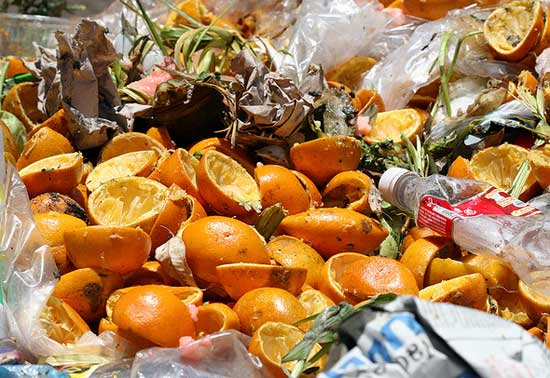
#> input picture test/1303914233589_133.jpg, 550 x 378 px; its folder holds only this picture in this run
$ python -i eda_utils.py   (imports and definitions only)   (older library calls are emulated)
#> lines starting #> are read from the running program, lines starting #| are printed output that depends on the picture
# EDA Utils: funções auxiliares para limpeza, feature engineering e análises
import os
from pathlib import Path
from typing import Dict, Tuple, List, Optional
import numpy as np

try:
    import cv2
except Exception:
    cv2 = None

from PIL import Image, ImageStat

try:
    import imagehash
except Exception:
    imagehash = None

try:
    from skimage.measure import shannon_entropy
except Exception:
    shannon_entropy = None


CLASSES = ["cardboard","glass","metal","paper","plastic","trash"]

def list_images(dataset_dir: str) -> List[Tuple[str, str]]:
    paths: List[Tuple[str, str]] = []
    base = Path(dataset_dir)
    if not base.exists():
        return paths
    for cls in CLASSES:
        cls_dir = base / cls
        if not cls_dir.exists():
            continue
        for ext in ("*.jpg","*.jpeg","*.png","*.JPG"):
            for p in cls_dir.glob(ext):
                paths.append((cls, str(p)))
    return paths


def is_image_corrupted(path: str) -> bool:
    try:
        with Image.open(path) as img:
            img.verify()
        return False
    except Exception:
        return True


def compute_phash(path: str) -> Optional[str]:
    if imagehash is None:
        return None
    try:
        with Image.open(path) as img:
            return str(imagehash.phash(img))
    except Exception:
        return None


def variance_of_laplacian(gray: np.ndarray) -> float:
    if cv2 is None:
        return float("nan")
    return float(cv2.Laplacian(gray, cv2.CV_64F).var())


def colorfulness_metric(img_bgr: np.ndarray) -> float:
    # Hasler and Süsstrunk colorfulness
    if img_bgr is None:
        return float("nan")
    b, g, r = cv2.split(img_bgr.astype("float32")) if cv2 is not None else (None, None, None)
    if b is None:
        return float("nan")
    rg = np.abs(r - g)
    yb = np.abs(0.5 * (r + g) - b)
    std_rg, std_yb = np.std(rg), np.std(yb)
    mean_rg, mean_yb = np.mean(rg), np.mean(yb)
    return float(np.sqrt(std_rg**2 + std_yb**2) + 0.3 * np.sqrt(mean_rg**2 + mean_yb**2))


def compute_features(path: str) -> Dict[str, float]:
#> called with path = '../test/1303914233589_133.jpg'
    feat: Dict[str, float] = {}
    try:
        with Image.open(path) as pil_img:
#> pil_img is the input picture: PIL image 550x378 RGB; mean R, G, B 168.4, 126.7, 83.4
            pil_img = pil_img.convert("RGB")
            w, h = pil_img.size
#> w = 550; h = 378
            feat.update({
                "width": w,
                "height": h,
                "aspect_ratio": w / h if h else float("nan"),
                "area_px": w * h,
            })
            stat = ImageStat.Stat(pil_img)
            mean_r, mean_g, mean_b = stat.mean
#> mean_r = 168.4; mean_g = 126.7; mean_b = 83.42
            std_r, std_g, std_b = stat.stddev
#> std_r = 63.17; std_g = 66.69; std_b = 74.85
            feat.update({
                "mean_r": mean_r,
                "mean_g": mean_g,
                "mean_b": mean_b,
                "std_r": std_r,
                "std_g": std_g,
                "std_b": std_b,
            })

        if cv2 is not None:
            bgr = cv2.imread(path)
            if bgr is not None:
                gray = cv2.cvtColor(bgr, cv2.COLOR_BGR2GRAY)
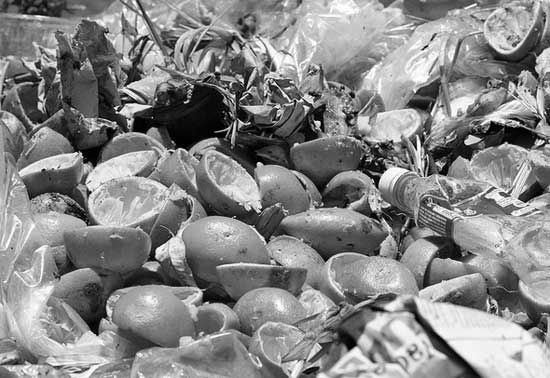
#> gray: shape (378, 550); min 0, max 255, mean 134.2
                sharp = variance_of_laplacian(gray)
#> sharp = 2275.2
                hsv = cv2.cvtColor(bgr, cv2.COLOR_BGR2HSV)
#> hsv: shape (378, 550, 3); mean H, S, V 27.8, 141.5, 170.2
                h_ch, s_ch, v_ch = cv2.split(hsv)
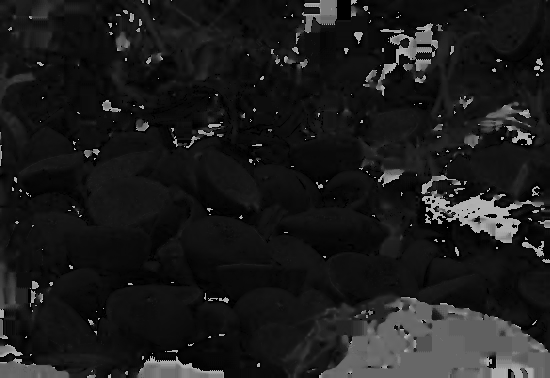
#> h_ch: shape (378, 550); min 0, max 179, mean 27.8
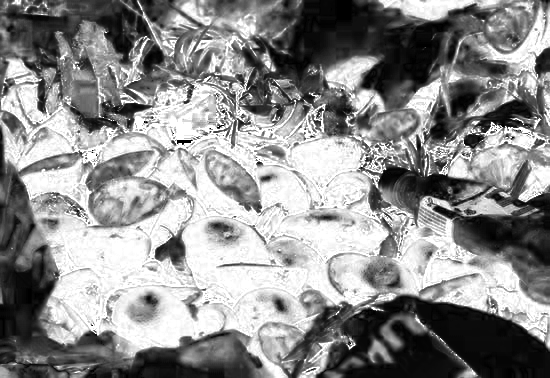
#> s_ch: shape (378, 550); min 0, max 255, mean 141.5
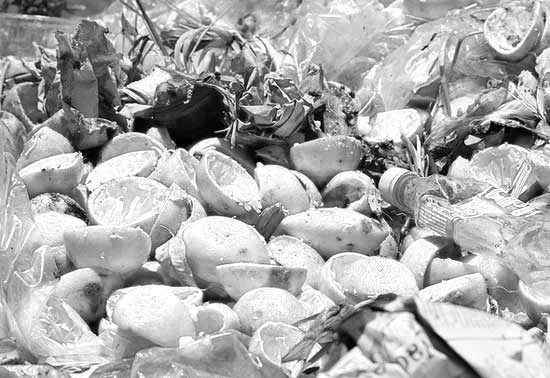
#> v_ch: shape (378, 550); min 0, max 255, mean 170.2
                feat.update({
                    "brightness_mean": float(np.mean(v_ch)),
                    "brightness_std": float(np.std(v_ch)),
                    "saturation_mean": float(np.mean(s_ch)),
                    "saturation_std": float(np.std(s_ch)),
                    "sharpness_lapl_var": sharp,
                    "colorfulness": colorfulness_metric(bgr),
                })
#> in colorfulness_metric, `b, g, r = cv2.split(img_bgr.astype("float32")) if cv2 is not None else..`:
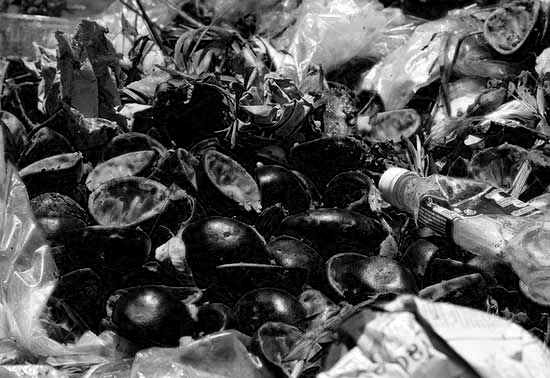
#> b: shape (378, 550) float32; min 0, max 255, mean 83.4
#> in colorfulness_metric, `rg = np.abs(r - g)`:
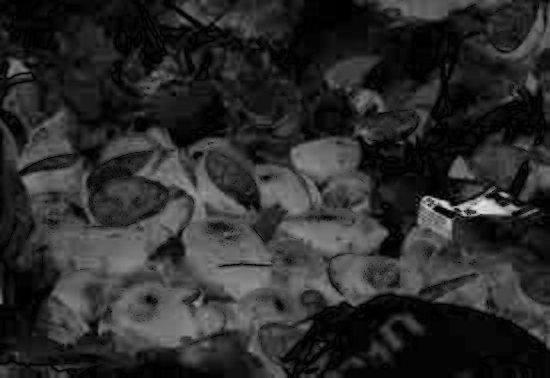
#> rg: shape (378, 550) float32; min 0, max 228, mean 44
#> in colorfulness_metric, `yb = np.abs(0.5 * (r + g) - b)`:
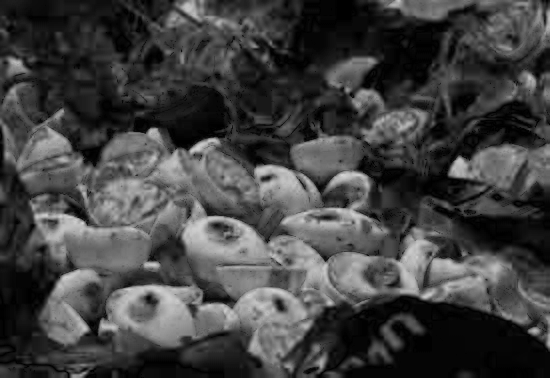
#> yb: shape (378, 550) float32; min 0, max 216, mean 66.2
#> in colorfulness_metric, `std_rg, std_yb = np.std(rg), np.std(yb)`: std_rg = 36.26; std_yb = 51.14
#> in colorfulness_metric, `mean_rg, mean_yb = np.mean(rg), np.mean(yb)`: mean_rg = 44.03; mean_yb = 66.17

        if shannon_entropy is not None:
            # Entropia de Shannon em escala de cinza
            if cv2 is not None and 'gray' in locals():
                ent = shannon_entropy(gray)
#> ent = 7.89
            else:
                with Image.open(path) as pil_img:
                    ent = shannon_entropy(np.array(pil_img.convert('L')))
            feat["entropy_gray"] = float(ent)

    except Exception:
        # Em caso de falha, retorna NaNs para manter o pipeline
        keys = [
            "width","height","aspect_ratio","area_px","mean_r","mean_g","mean_b",
            "std_r","std_g","std_b","brightness_mean","brightness_std","saturation_mean",
            "saturation_std","sharpness_lapl_var","colorfulness","entropy_gray"
        ]
        for k in keys:
            feat.setdefault(k, float("nan"))
    return feat


def ensure_dir(path: str) -> None:
    Path(path).mkdir(parents=True, exist_ok=True)

>>> result = compute_features('../test/1303914233589_133.jpg')
#> result = 17 items

$ run again, on test/202150258-disgust-flora-ripe-raw-damage-tomato-old-bio-earth-process-farmer-outdoor-yard-field-bin-box-mold.jpg
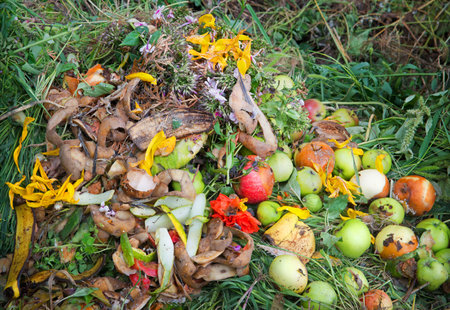
#> input picture test/202150258-disgust-flora-ripe-raw-damage-tomato-old-bio-earth-process-farmer-outdoor-yard-field-bin-box-mold.jpg, 450 x 310 px
#> in compute_features, pil_img is the input picture: PIL image 450x310 RGB; mean R, G, B 118.2, 116.1, 76.4
#> mean_r = 118.2; mean_g = 116.1; mean_b = 76.37
#> std_r = 64.2; std_g = 55.07; std_b = 51.58
#> in compute_features, `gray = cv2.cvtColor(bgr, cv2.COLOR_BGR2GRAY)`:
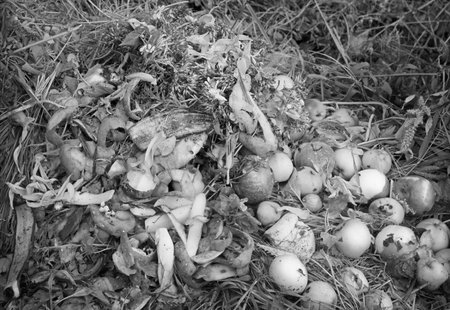
#> gray: shape (310, 450); min 0, max 254, mean 112.2
#> sharp = 3697.7
#> hsv: shape (310, 450, 3); mean H, S, V 42.1, 114.1, 132
#> in colorfulness_metric, `yb = np.abs(0.5 * (r + g) - b)`:
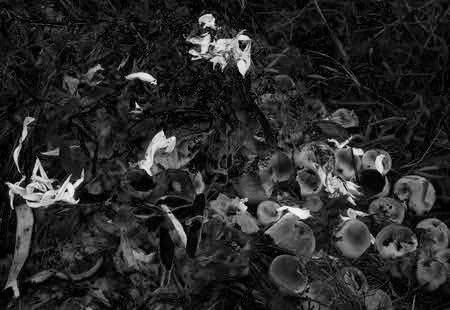
#> yb: shape (310, 450) float32; min 0, max 248.5, mean 42.1
#> std_rg = 25.64; std_yb = 41.52
#> mean_rg = 29.12; mean_yb = 42.07
#> ent = 7.72
#> result = 17 items

$ run again, on test/70690884-mistura-de-materiais-de-compostagem-constituídos-por-resíduos-de-alimentos-crus-de-cozinha-de-frutas.jpg
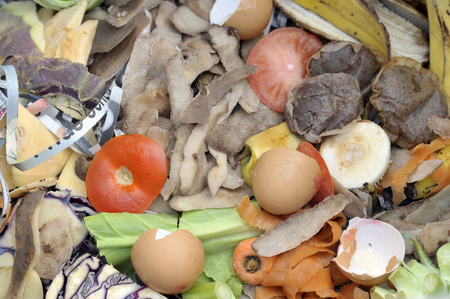
#> input picture test/70690884-mistura-de-materiais-de-compostagem-constituídos-por-resíduos-de-alimentos-crus-de-cozinha-de-frutas.jpg, 450 x 299 px
#> in compute_features, pil_img is the input picture: PIL image 450x299 RGB; mean R, G, B 162.3, 141.6, 115.8
#> mean_r = 162.3; mean_g = 141.6; mean_b = 115.8
#> std_r = 50.42; std_g = 52.68; std_b = 52.77
#> in compute_features, `gray = cv2.cvtColor(bgr, cv2.COLOR_BGR2GRAY)`:
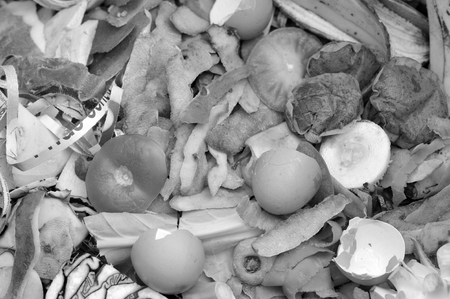
#> gray: shape (299, 450); min 0, max 255, mean 144.8
#> sharp = 1183
#> hsv: shape (299, 450, 3); mean H, S, V 30.1, 79.4, 164.7
#> in colorfulness_metric, `yb = np.abs(0.5 * (r + g) - b)`:
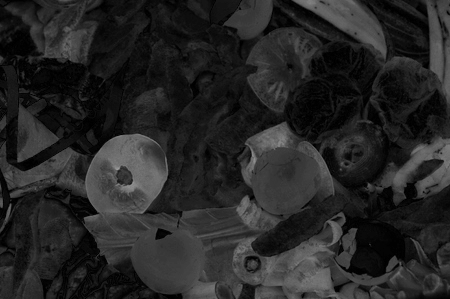
#> yb: shape (299, 450) float32; min 0, max 157, mean 37.9
#> std_rg = 24.04; std_yb = 27.63
#> mean_rg = 24.36; mean_yb = 37.92
#> ent = 7.65
#> result = 17 items

$ run again, on test/Lixo-Organico (1).jpg
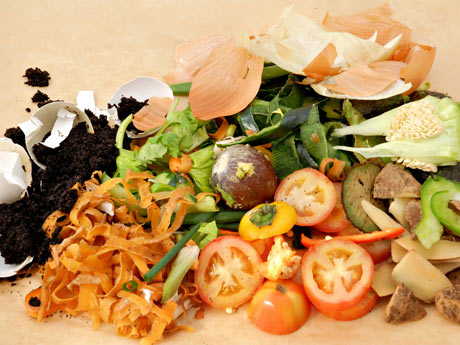
#> input picture test/Lixo-Organico (1).jpg, 460 x 345 px
#> in compute_features, pil_img is the input picture: PIL image 460x345 RGB; mean R, G, B 190.2, 149.4, 94.6
#> mean_r = 190.2; mean_g = 149.4; mean_b = 94.56
#> std_r = 72.77; std_g = 68.16; std_b = 68.97
#> sharp = 1063.8
#> hsv: shape (345, 460, 3); mean H, S, V 20.3, 141.5, 191.7
#> in colorfulness_metric, `yb = np.abs(0.5 * (r + g) - b)`:
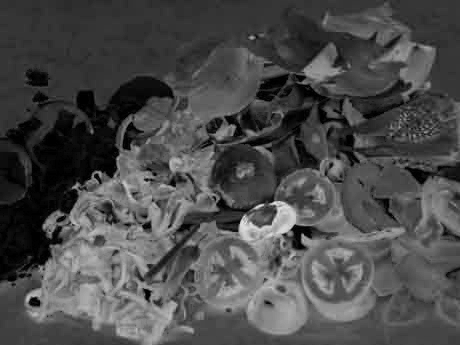
#> yb: shape (345, 460) float32; min 0, max 235.5, mean 75.3
#> std_rg = 34.04; std_yb = 41.36
#> mean_rg = 43.73; mean_yb = 75.34
#> ent = 7.62
#> result = 17 items
